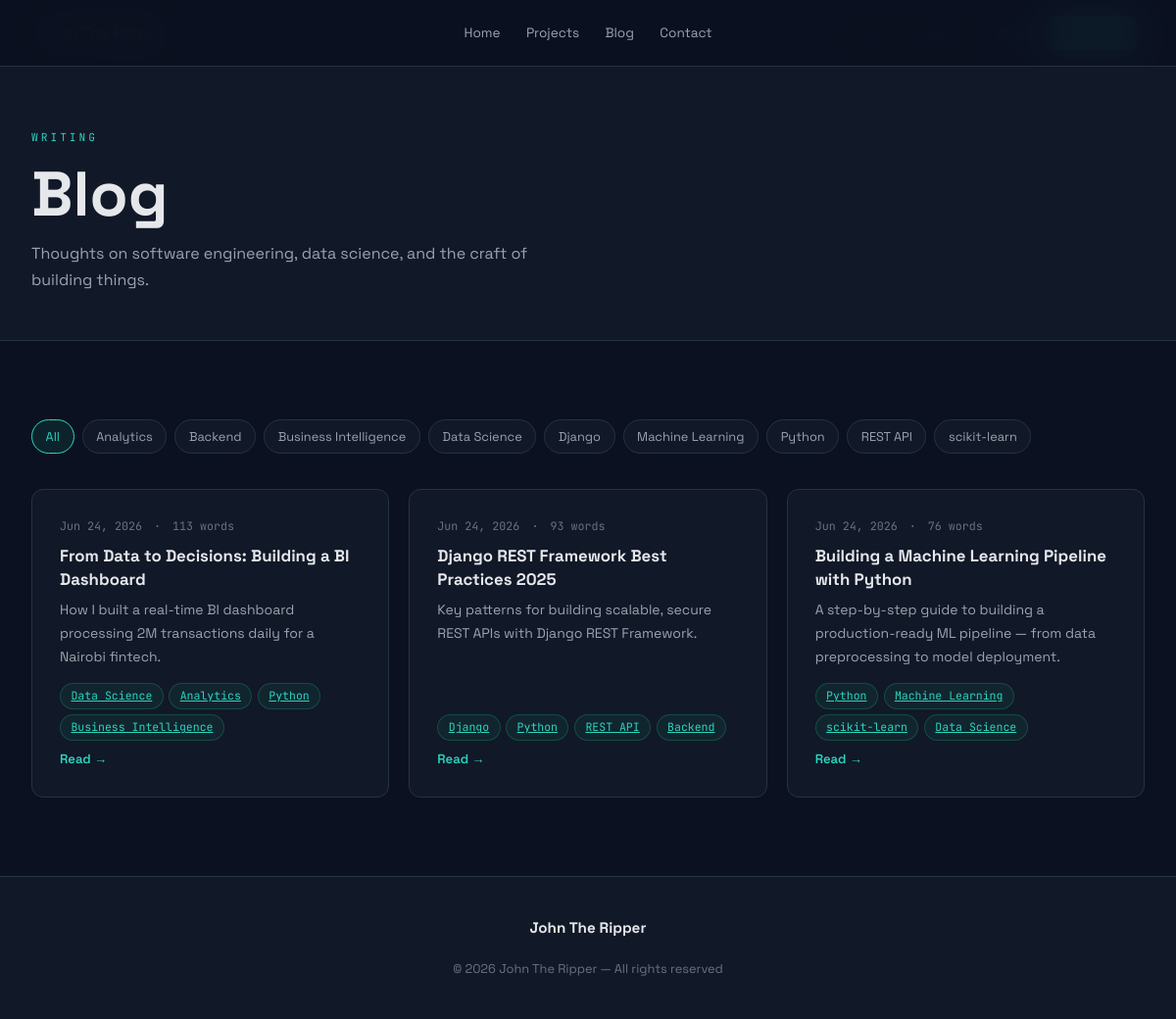
Screenshot of /blog/ with the database file from the repository.
### core/models.py (models this page shows, shortened)
class BlogPost(models.Model):
    title = models.CharField(max_length=300)
    slug = models.SlugField(unique=True)
    excerpt = models.CharField(max_length=400, blank=True)
    content = models.TextField()
    cover_image = models.ImageField(upload_to='blog/', blank=True, null=True)
    tags = models.CharField(max_length=300, blank=True, help_text="Comma-separated tags")
    published = models.BooleanField(default=False)
    created_at = models.DateTimeField(default=timezone.now)
    updated_at = models.DateTimeField(auto_now=True)
    shared_to_twitter = models.BooleanField(default=False)
    shared_to_linkedin = models.BooleanField(default=False)
    twitter_post_id = models.CharField(max_length=100, blank=True)
    linkedin_post_id = models.CharField(max_length=100, blank=True)
    class Meta:
        ordering = ['-created_at']
    def get_tags_list(self):
        return [t.strip() for t in self.tags.split(',') if t.strip()]

class Profile(models.Model):
    name = models.CharField(max_length=100, default="Your Name")
    tagline = models.CharField(max_length=200, default="Full Stack Developer | Data Scientist")
    bio = models.TextField(default="")
    avatar = models.ImageField(upload_to='profile/', blank=True, null=True)
    resume = models.FileField(upload_to='resume/', blank=True, null=True)
    github = models.URLField(blank=True)
    linkedin = models.URLField(blank=True)
    twitter = models.URLField(blank=True)
    email = models.EmailField(blank=True)
    location = models.CharField(max_length=100, blank=True, default="Nairobi, Kenya")
    years_experience = models.IntegerField(default=0)
    projects_count = models.IntegerField(default=0)
    clients_count = models.IntegerField(default=0)
    class Meta:
        verbose_name = "Profile"

### core/views.py (the view)
# urls.py: path('blog/', views.blog, name='blog'),
def blog(request):
    tag = request.GET.get('tag', '')
    posts = BlogPost.objects.filter(published=True)
    if tag:
        posts = [p for p in posts if tag.lower() in [t.lower() for t in p.get_tags_list()]]
    all_tags = set()
    for p in BlogPost.objects.filter(published=True):
        all_tags.update(p.get_tags_list())
    return render(request, 'core/blog.html', {'posts': posts, 'all_tags': sorted(all_tags), 'active_tag': tag})

### core/context_processors.py (called while the page is built)
def site_profile(request):
    profile = Profile.objects.first()
    return {'site_profile': profile}

### core/templates/core/blog.html (shortened to what this page needs)
{% extends 'core/base.html' %}
{% block content %}
<div class="page-hero">
  <div class="container">
    <p class="section-label">Writing</p>
    <h1>Blog</h1>
    <p class="page-hero-sub">Thoughts on software engineering, data science, and the craft of building things.</p>
  </div>
</div>
<section>
  <div class="container">
    {% if all_tags %}
    <div class="tag-filter">
      <a href="/blog/" class="tag-btn {% if not active_tag %}active{% endif %}">All</a>
      {% for tag in all_tags %}
      <a href="/blog/?tag={{ tag }}" class="tag-btn {% if active_tag == tag %}active{% endif %}">{{ tag }}</a>
      {% endfor %}
    </div>
    {% endif %}
    <div class="grid-3">
      {% for post in posts %}
      <div class="card blog-card reveal">
        <div class="blog-meta">
          <span>{{ post.created_at|date:"M d, Y" }}</span>
          <span>·</span>
          <span>{{ post.content|wordcount }} words</span>
        </div>
        <a href="/blog/{{ post.slug }}/" class="blog-title-link">{{ post.title }}</a>
        <p class="blog-excerpt">{{ post.excerpt|default:post.content|truncatewords:22 }}</p>
        <div class="blog-footer">
          <div class="blog-tags">
            {% for tag in post.get_tags_list %}
            <a href="/blog/?tag={{ tag }}" class="tag tag-accent">{{ tag }}</a>
            {% endfor %}
          </div>
          <a href="/blog/{{ post.slug }}/" class="read-more">Read →</a>
        </div>
      </div>
      {% endfor %}
    </div>
  </div>
</section>
{% endblock %}

### core/templates/core/base.html (shortened to what this page needs)
<!DOCTYPE html>
<html lang="en">
<head>
  {% load static %}
</head>
<body>
  <nav id="mainNav">
    <a href="/" class="nav-logo">{{ site_profile.name|default:"Alex Kimani" }}</a>
    <div class="nav-right">
      <ul class="nav-links" id="navLinks">
        <li><a href="/" {% if request.resolver_match.url_name == 'home' %}class="active"{% endif %}>Home</a></li>
        <li><a href="/projects/" {% if request.resolver_match.url_name == 'projects' or request.resolver_match.url_name == 'project_detail' %}class="active"{% endif %}>Projects</a></li>
        <li><a href="/blog/" {% if request.resolver_match.url_name == 'blog' or request.resolver_match.url_name == 'blog_detail' %}class="active"{% endif %}>Blog</a></li>
        <li><a href="/contact/" class="nav-cta" {% if request.resolver_match.url_name == 'contact' %}style="background:#fff!important"{% endif %}>Hire Me</a></li>
      </ul>
    </div>
  </nav>
  <main>{% block content %}{% endblock %}</main>
  <footer>
    <div class="container">
      <div class="footer-inner">
        <a href="/" class="nav-logo" style="font-size:0.95rem;font-family:var(--font-display);letter-spacing:0">{{ site_profile.name|default:"Alex Kimani" }}</a>
        <nav class="footer-links" aria-label="Footer navigation">
          <a href="/">Home</a>
          <a href="/projects/">Projects</a>
          <a href="/blog/">Blog</a>
          <a href="/contact/">Contact</a>
        </nav>
        <p>© {% now "Y" %} {{ site_profile.name|default:"Alex Kimani" }} — All rights reserved</p>
      </div>
    </div>
  </footer>
</body>
</html>

### core/templates/core/base.html (style rules this page uses)
*, *::before, *::after { box-sizing: border-box; margin: 0; padding: 0; }
:root { --bg: #0B1120; --surface: #111827; --surface2: #1F2937; --border: #263244; --accent: #2DD4BF; --accent2: #3B82F6; --accent3: #14B8A6; --text: #E5E7EB; --text-muted: #9CA3AF; --text-dim: #6B7280; --font-display: 'Space Grotesk', sans-serif; --font-mono: 'JetBrains Mono', monospace; --radius: 12px; --radius-sm: 8px; --transition: 0.25s cubic-bezier(0.4,0,0.2,1); --nav-h: 68px; }
html { scroll-behavior: smooth; }
body { font-family: var(--font-display); background: var(--bg); color: var(--text); line-height: 1.6; overflow-x: hidden; }
nav { position: fixed; top: 0; left: 0; right: 0; z-index: 1000; display: flex; align-items: center; justify-content: space-between; padding: 0 clamp(1rem, 4vw, 2.5rem); height: var(--nav-h); background: rgba(11, 17, 32, 0.92); backdrop-filter: blur(20px); -webkit-backdrop-filter: blur(20px); border-bottom: 1px solid var(--border); transition: box-shadow var(--transition); }
.nav-logo { font-family: var(--font-display); font-size: 1.05rem; font-weight: 700; color: var(--text); text-decoration: none; letter-spacing: -0.3px; flex-shrink: 0; }
.nav-right { display: flex; align-items: center; gap: 0.5rem; }
.nav-links { display: flex; gap: 0.25rem; list-style: none; align-items: center; }
.nav-links a { color: var(--text-muted); text-decoration: none; font-size: 0.875rem; font-weight: 500; padding: 0.5rem 0.75rem; border-radius: var(--radius-sm); transition: all var(--transition); position: relative; white-space: nowrap; }
.nav-links a.active { color: var(--accent); }
.nav-cta { padding: 0.5rem 1.25rem !important; background: var(--accent) !important; color: var(--bg) !important; border-radius: var(--radius-sm) !important; font-weight: 600 !important; margin-left: 0.5rem; }
main { padding-top: var(--nav-h); }
section { padding: clamp(3rem, 8vw, 5rem) 0; }
.container { max-width: 1200px; margin: 0 auto; padding: 0 clamp(1rem, 4vw, 2rem); }
.section-label { font-family: var(--font-mono); font-size: 0.7rem; color: var(--accent); text-transform: uppercase; letter-spacing: 3px; margin-bottom: 0.75rem; }
h1, h2, h3 { font-weight: 700; line-height: 1.15; }
h1 { font-size: clamp(2.2rem, 5.5vw, 4rem); }
.card { background: var(--surface); border: 1px solid var(--border); border-radius: var(--radius); overflow: hidden; transition: all var(--transition); }
.tag { display: inline-block; padding: 0.2rem 0.65rem; background: var(--surface2); border: 1px solid var(--border); border-radius: 100px; font-size: 0.72rem; color: var(--text-muted); font-family: var(--font-mono); }
.tag-accent { background: rgba(31,191,138,0.08); border-color: rgba(31,191,138,0.25); color: var(--accent); }
.grid-3 { display: grid; grid-template-columns: repeat(auto-fill, minmax(min(100%, 300px), 1fr)); gap: 1.25rem; }
footer { background: var(--surface); border-top: 1px solid var(--border); padding: clamp(1.5rem, 4vw, 2.5rem) 0; }
.footer-inner { display: flex; flex-direction: column; align-items: center; gap: 1.25rem; text-align: center; }
.footer-links { display: flex; gap: 0.25rem; justify-content: center; flex-wrap: wrap; }
.footer-links a { color: var(--text-muted); text-decoration: none; font-size: 0.85rem; padding: 0.35rem 0.7rem; border-radius: var(--radius-sm); transition: color var(--transition); }
footer p { color: var(--text-dim); font-size: 0.8rem; }
.reveal { opacity: 0; transform: translateY(24px); transition: opacity 0.6s ease, transform 0.6s ease; }
.reveal.visible { opacity: 1; transform: translateY(0); }
.page-hero { padding: clamp(2.5rem, 6vw, 4rem) 0 clamp(2rem, 4vw, 3rem); background: var(--surface); border-bottom: 1px solid var(--border); }
.page-hero-sub { color: var(--text-muted); margin-top: 0.6rem; max-width: 520px; font-size: clamp(0.9rem, 2vw, 1rem); line-height: 1.7; }

### rows the page displays
BlogPost: created_at "Jun 24, 2026", content "113", title "From Data to Decisions: Building a BI Dashboard", excerpt "How I built a real-time BI dashboard processing 2M transactions daily for a Nairobi fintech.", get_tags_list "Data Science" "Analytics" "Python" "Business Intelligence"
BlogPost: created_at "Jun 24, 2026", content "93", title "Django REST Framework Best Practices 2025", excerpt "Key patterns for building scalable, secure REST APIs with Django REST Framework.", get_tags_list "Django" "Python" "REST API" "Backend"
BlogPost: created_at "Jun 24, 2026", content "76", title "Building a Machine Learning Pipeline with Python", excerpt "A step-by-step guide to building a production-ready ML pipeline — from data preprocessing to model deployment.", get_tags_list "Python" "Machine Learning" "scikit-learn" "Data Science"
Profile: name "John The Ripper"

### other values shown
{{ tag }} "Analytics" "Backend" "Business Intelligence" "Data Science" "Django" "Machine Learning" "Python" "REST API" "scikit-learn"
